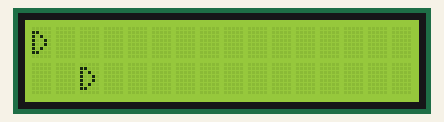
The sketch below on a simulated Arduino Uno, built with avr-gcc and run on an emulated ATmega328P. Shown: 16×2 character LCD. Random numbers use the default seed unless the sketch sets one.

Above: at 2.06 s.
At 2.7 s:
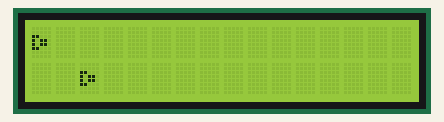
At 10.71 s:
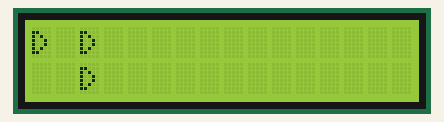
At 19.86 s:
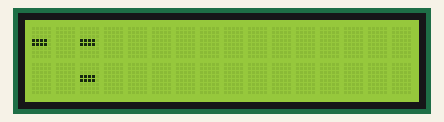
At 37.3 s:
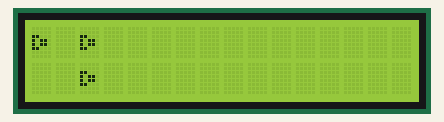

Measured:
- what the display in image 1 shows lasts 0.5 s, from 2.7 s to 3.2 s

The sketch:

LCD_Falling_Block.ino
```cpp
//Task Scheduler Library: http://playground.arduino.cc/Code/TaskScheduler
/*
	LCD 16 x 2
	ARDUINO-UNO
	220 ohm Resistor
	Potentiometer
	Tactile-PTH
	1 kohm Resistor
*/

#include <TaskScheduler.h>
#include <LiquidCrystal.h>

//Task t1(100, -1, &Obstacles);
//Task t2(100, -1, &Player);

LiquidCrystal lcd(12, 11, 5, 4, 3, 2);

int switchState = 0;

void Obstacles() {

	byte ob[8] = {
		B1111,
		B1111,
		B1111,
		B1111,
		B1111,
		B1111,
		B1111,
		B1111
	};
	byte obo[8] = {
		B1000,

	};
	delay(250);
	int randNum;
	for (int i = 17; i > 1; i--) {
		lcd.setCursor(i + 1, randNum);
		lcd.print(" ");
		randNum = random(2);
		lcd.createChar(0, obo);
		lcd.setCursor(i, randNum);
		lcd.write((uint8_t)0);
		delay(100);
	}
}

void Player() {

	lcd.setCursor(0, switchState);
	lcd.print(" ");
	for (char i = 0; i < 4; i++) {

		byte frame1[8] = {
			B00000,
			B11000,
			B10100,
			B10010,
			B10010,
			B10100,
			B11000,
			B00000 };
		byte frame2[8] = {
			B00000,
			B00000,
			B11000,
			B10110,
			B10110,
			B11000,
			B00000,
			B00000 };
		byte frame3[8] = {
			B00000,
			B00000,
			B00000,
			B11110,
			B11110,
			B00000,
			B00000,
			B00000 };
		byte *arrows[4] = { frame1,frame2,frame3,frame2 };
		lcd.createChar(0, arrows[i]);
		lcd.setCursor(0, switchState);
		lcd.write((uint8_t)0);
		delay(250);
	}
}
void setup() {
	pinMode(6, INPUT);
	lcd.begin(16, 2);
}

void loop() {
	Obstacles();
	Player();
}
```
